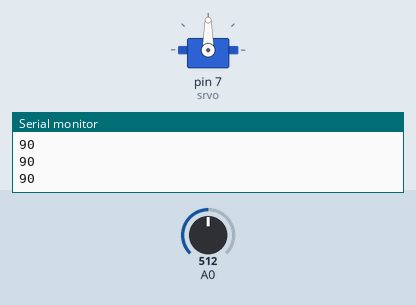
This sketch was run on a simulated Arduino Uno, built with avr-gcc and run on an emulated ATmega328P. On the bench: servo, the last lines printed to the serial monitor. The inputs (shaded band) are chosen by the test bench; at power-on: A0 = 512.

Above: at 1.2 s.
1.3 s: A0 set to 716
At 1.9 s:
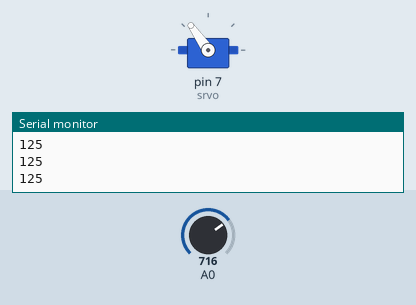
2.8 s: A0 set to 900
At 3.2 s:
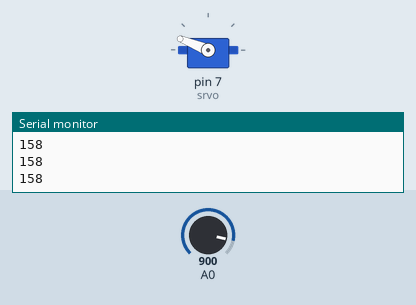
4.3 s: A0 set to 1023
At 5.5 s:
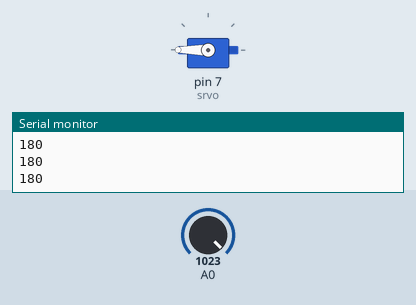
5.8 s: A0 set to 306
At 7.0 s:
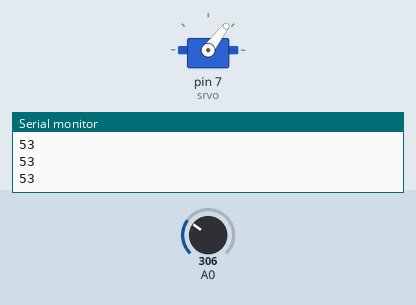
7.3 s: A0 set to 122
At 8.3 s:
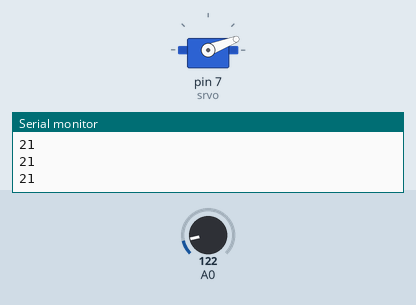
8.8 s: A0 set to 0
At 9.5 s:
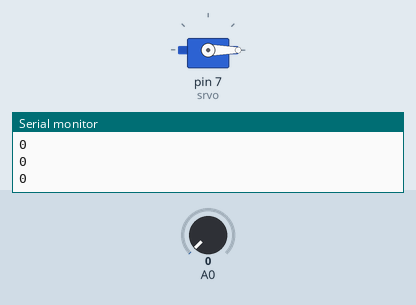
Timing chart, 0 to 11.3 s (numbered marks = the images above; inputs shaded):
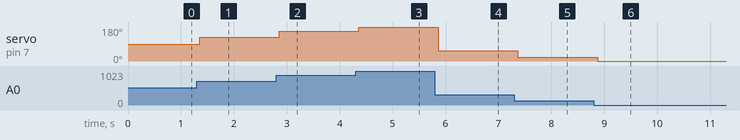

The sketch:

Tugas_Prak_MCU_9.1.ino
```cpp
#include <Servo.h>
const int srvo = 7;
Servo servoo;

void setup() {
  Serial.begin(9800);
  servoo.attach(srvo);
}

void loop() {
  int potentio = analogRead(A0);
  int angle = map(potentio, 0, 1023, 0, 180);
  Serial.println(angle);
  servoo.write(angle);
  delay(150);
}
```

Measured:
- after the input at 1.3 s, servo on pin 7 (srvo): 90° → 125° after 0.05 s
- after the input at 2.8 s, servo on pin 7 (srvo): 125° → 158° after 0.06 s
- after the input at 4.3 s, servo on pin 7 (srvo): 158° → 180° after 0.06 s
- after the input at 5.8 s, servo on pin 7 (srvo): 180° → 53° after 0.07 s
- after the input at 7.3 s, servo on pin 7 (srvo): 53° → 21° after 0.07 s
- after the input at 8.8 s, servo on pin 7 (srvo): 21° → 0° after 0.07 s
